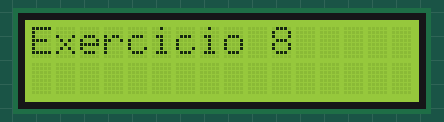
Recording of a sketch running on a simulated Arduino Uno, built with avr-gcc and run on an emulated ATmega328P. Parts: 16×2 character LCD. What the sketch prints to the serial monitor is not drawn.

Above: at 0.1 s.
At 2.1 s:
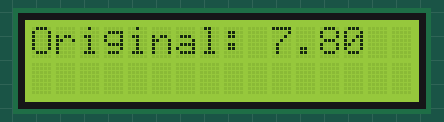
At 4.1 s:
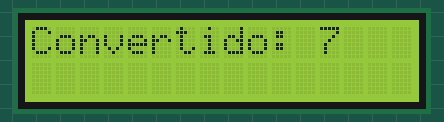

Measured:
- what the display in image 1 shows lasts 2.0 s, from 2.1 s to 4.1 s

The sketch:

Exercicio_8_conv_explicita.ino
```cpp
#include <Arduino.h>
#include <LiquidCrystal.h>

// Define os pinos de conexão com o LCD
const int rs = 11;
const int en = 12;
const int d4 = 5;
const int d5 = 4;
const int d6 = 3;
const int d7 = 2;

// Inicializa o objeto LiquidCrystal com os pinos definidos
LiquidCrystal lcd(rs, en, d4, d5, d6, d7);

void setup() {
  // Inicializa a comunicação serial
  Serial.begin(9600);

  // Inicializa o LCD
  lcd.begin(16, 2); // Configura o LCD com 16 colunas e 2 linhas

  // Exibe "Exercicio 8" no LCD
  lcd.clear();
  lcd.setCursor(0, 0);
  lcd.print("Exercicio 8");
  delay(2000); // Aguarda 2 segundos para exibir o título

  // Declara um float com valor 7.8
  float valorOriginal = 7.8;

  // Faz o cast para int
  int valorConvertido = (int)valorOriginal;

  // Exibe os valores no LCD
  lcd.clear();
  lcd.setCursor(0, 0);
  lcd.print("Original: ");
  lcd.print(valorOriginal);
  delay(2000);

  lcd.clear();
  lcd.setCursor(0, 0);
  lcd.print("Convertido: ");
  lcd.print(valorConvertido);
  delay(2000);

  // Exibe os valores no monitor serial
  Serial.println("Exercicio 8: Conversao Explicita (Casting)");
  Serial.print("Valor Original (float): ");
  Serial.println(valorOriginal);
  Serial.print("Valor Convertido (int): ");
  Serial.println(valorConvertido);
}

void loop() {
  // Não é necessário repetir nada no loop
}
```
